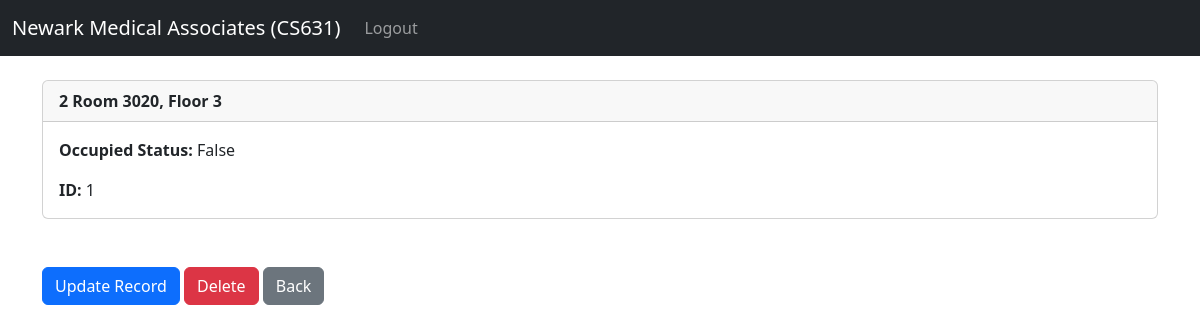
The page /in_patient_management/bed1 (signed in) on the database as committed earlier.
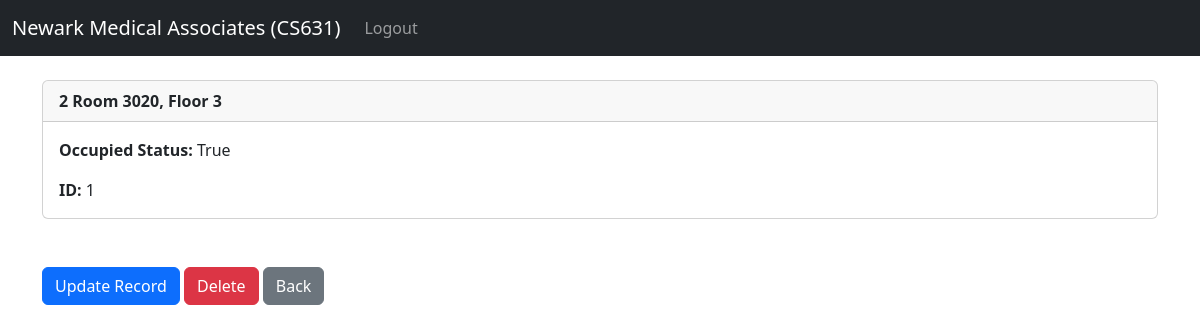
The same page on the database as committed later.
### website/models.py (models this page shows, shortened)
class Bed(models.Model):
    room = models.ForeignKey(Room, on_delete=models.CASCADE)
    bed_number = models.PositiveIntegerField()
    is_occupied = models.BooleanField(default=False)
    class Meta:
        unique_together = ('room', 'bed_number')

class Room(models.Model):
    room_number = models.CharField(max_length=10, unique=True)
    floor = models.PositiveIntegerField()
    wing = models.CharField(max_length=10)
    description = models.TextField(blank=True, null=True)
    def __str__(self):
        return f"Room {self.room_number}, Floor {self.floor}"

### website/views.py (the view)
# urls.py: path('in_patient_management/bed<int:pk>', views.bed_record, name='bed'),
def bed_record(request, pk):
    if request.user.is_authenticated:
        bed_record = Bed.objects.get(id=pk)
        return render(request, 'in_patient_managements/bed.html', {'bed_record': bed_record})
    else:
        messages.success(request, "This action requires the user to be logged in.")
        return redirect('home')

### website/templates/in_patient_managements/bed.html
{% extends 'base.html' %}
{% block content %}
<div class="card">
  <div class="card-header"><strong>
    	{{ bed_record.bed_number }}
		{{ bed_record.room }}</strong>
  </div>
  <div class="card-body">
<p class="card-text">
<strong>Occupied Status: </strong>{{ bed_record.is_occupied}}</p>
<p class="card-text">
<strong>ID: </strong>{{ bed_record.id }}</p>
  </div>
</div>
<br/><br/>
<a href="{% url 'update_bed' bed_record.id %}" class="btn btn-primary">Update Record</a>
<a href="{% url 'delete_bed' bed_record.id %}" class="btn btn-danger">Delete</a>
<a href="{% url 'bed_table' %}" class="btn btn-secondary">Back</a>
{% endblock %}

Rows that differ between the two databases and show on the page:
changed Bed "Room 3020, Floor 3": is_occupied "False" → "True"
